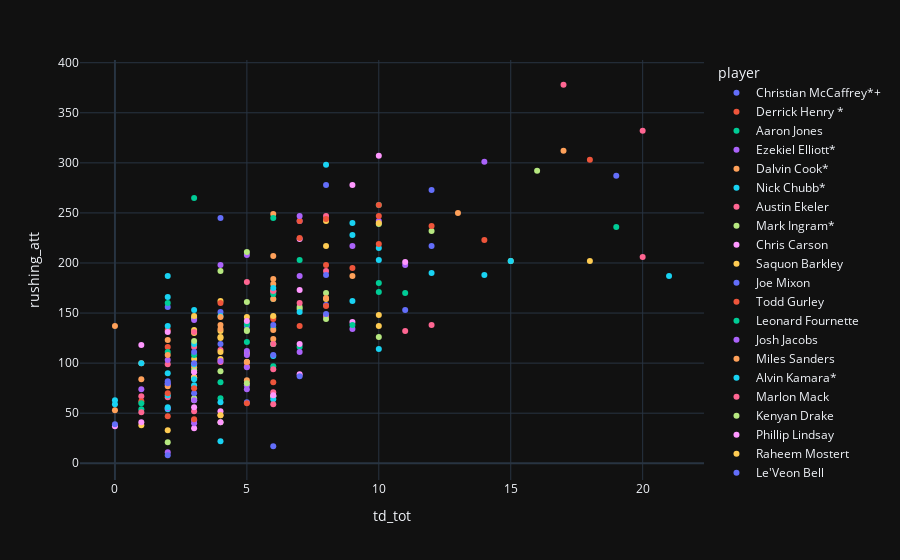

Notebook code for this chart:
### Markdown cell above
aca podemos ver cuales son las variables con mas relacion entre ellas, las mas cercanas a 1 significa que tienen una relacion positiva muy fuerte y las mas cercanas a -1 tienen una relacion negativa fuerte.

### Code cell
import plotly.express as px
fig = px.scatter(jugadores_rb, x="td_tot", y="rushing_att", color='player')
fig.show();
